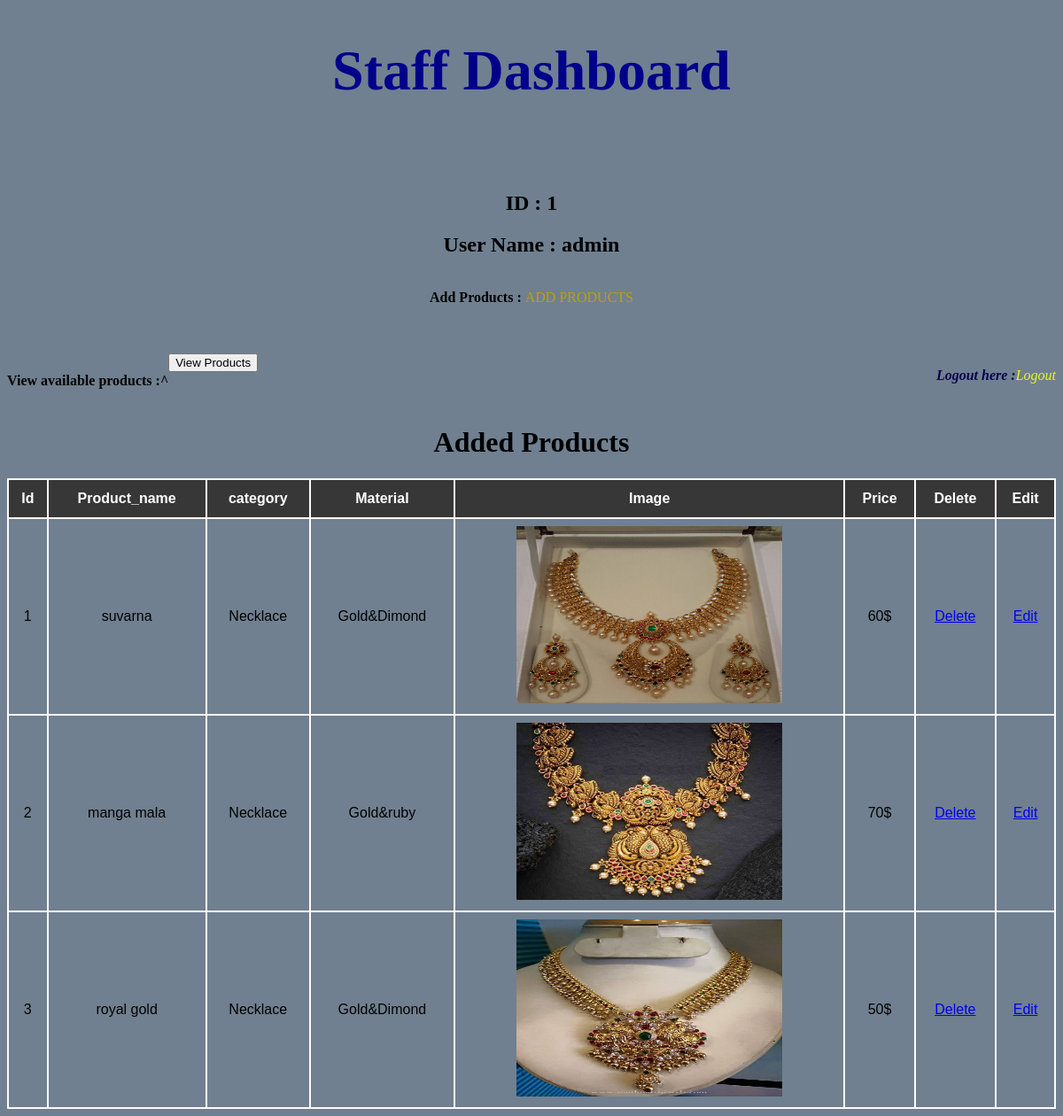
Screenshot of /staff_dashboard/ (signed in) with the database file from the repository.
### Jewellaryapp/models.py (models this page shows)
class addproduct(models.Model):
    itemname=models.CharField(max_length=100)
    itemimage = models.ImageField(upload_to='images/',blank=True)
    price = models.IntegerField()
    material = models.CharField(max_length=100)
    category = models.CharField(max_length=100)

### Jewellaryapp/views.py (the view)
# urls.py: path('staff_dashboard/', views.staff_dashboard, name='staff_dashboard'),
def staff_dashboard(request):
    id=request.session['id']
    username= request.session['username']
    form = addproduct_form()
    if request.method =="POST":
        form = addproduct_form(request.POST,request.FILES)
        if form.is_valid():
            form.save()
    cr = addproduct.objects.all()
    return render(request,'staff_dashbord.html',{'username':username,'id':id,'form':form,'cr':cr})

### templates/staff_dashbord.html (shortened to what this page needs)
<!DOCTYPE html>
<html lang="en">
<head>
</head>
<body>
    <h1 style="text-align: center; color: darkblue; font-size: 4rem;">Staff Dashboard</h1>
    <br>
  <br>
  <div style="text-align: center;">
    <h2>ID : {{id}}</h2>
  <h2>User Name : {{username}}</h2>
  </div>
  <br>
  <div style="display: flex; gap: 3rem; justify-content: center;">
    <div>
     <b> Add Products : </b> <a  href="/add_product/" style="text-decoration: none; color: rgb(189, 161, 2);">ADD PRODUCTS</a>
  </div>
  </div>
  <br>
  <br>
  <br>
      <div style="display: inline-flex;">
        <h4>View available products :^</h4><span><a href="/viewproduct/"><button>View Products</button></a></span>
      </div>
      <div style="display: inline-flex; font-style: oblique; float:right;">
        <b><p style="color: #080050; " >Logout here : </p></b><a href="/staff_logout/" style="color: #e8f71a; padding-top: 1rem; text-decoration: none;" >Logout</a>
    </div>
    <h1 style="text-align: center;">Added Products</h1>
    <table id="customers">
        <tr>
            <th>Id</th>
            <th>Product_name</th>
            <th>category</th>
            <th>Material</th>
            <th>Image</th>
            <th>Price</th>
            <th>Delete</th>
            <th>Edit</th>
        </tr>
        {% for i in cr %}
        <tr>
            <td>{{forloop.counter}}</td>
            <td>{{i.itemname}}</td>
            <td>{{i.category}}</td>
            <td>{{i.material}}</td>
            <td><img src="{{i.itemimage.url}}" height="200px" width="300px"></td>
            <td>{{i.price}}$</td>
            <td><a href="{% url 'product_delete' i.id %}">Delete</a></td>
            <td><a href="{% url 'product_update' i.id %}">Edit</a></td>
        </tr>
        {% endfor %}
    </table>
</body>
</html>

### templates/staff_dashbord.html (style rules this page uses)
#customers { font-family: Arial, Helvetica, sans-serif; border-collapse: collapse; width: 100%; }
#customers td, #customers th { border: 2.5px snow solid; padding: 8px; text-align: center; }
#customers tr:nth-child(even) { background-color: slategray; }
#customers th { padding-top: 12px; padding-bottom: 12px; text-align: center; background-color: #383737; color: white; }
body { background-color: slategray; }

### rows the page displays
addproduct: itemname "suvarna", category "Necklace", material "Gold&Dimond", itemimage (picture), price "60"
addproduct: itemname "manga mala", category "Necklace", material "Gold&ruby", itemimage (picture), price "70"
addproduct: itemname "royal gold", category "Necklace", material "Gold&Dimond", itemimage (picture), price "50"

### other values shown
{{ id }} "1"
{{ username }} "admin"
